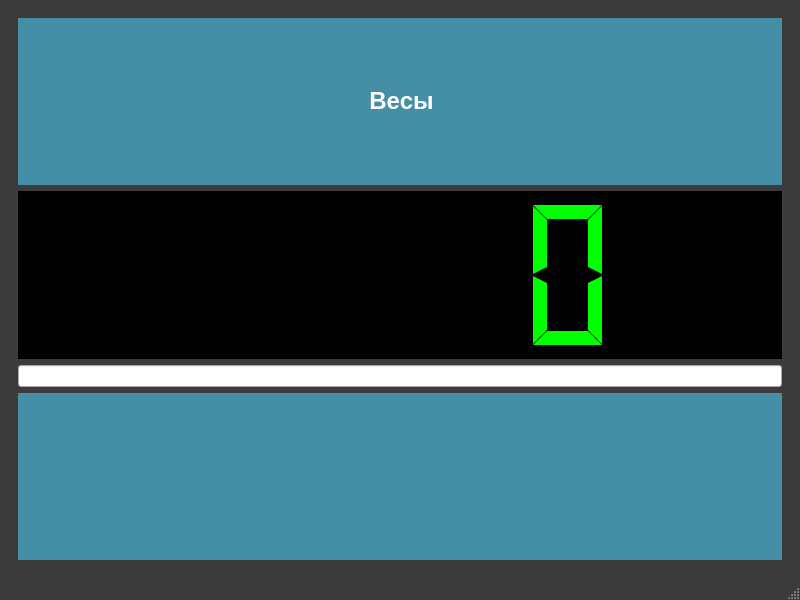
<?xml version="1.0" encoding="UTF-8"?>
<ui version="4.0">
 <class>MainWindow</class>
 <widget class="QMainWindow" name="MainWindow">
  <property name="windowModality">
   <enum>Qt::ApplicationModal</enum>
  </property>
  <property name="geometry">
   <rect>
    <x>0</x>
    <y>0</y>
    <width>800</width>
    <height>600</height>
   </rect>
  </property>
  <property name="windowTitle">
   <string>Весы</string>
  </property>
  <property name="styleSheet">
   <string notr="true">QMainWindow{
	background-color:#3a3b3a;
	color:#ffffff;
	border-color:#ffffff;
}
QTableView{
	background-color:#ffffff;
	alternate-background-color:#e2e2e2;
	color:#3a3b3a;
	border-style:solid;
	border-color:#ffffff;
	border-width:0px;
	selection-color:#ffffff;
	selection-background-color:#54b0cb;
}
QHeaderView::section{
    background-color:#448fa6;
	color:#ffffff;
	font:bold;
	height:40px;
	border: #ffffff;
	border-style:solid;
	border-width:0px;
}
QComboBox{
	background-color:#ffffff;
	border-style:solid;
	border-width:2px;
	border-color:#ffffff;
	color:#3a3b3a;
	width:50px;
	height:30px;
	font:bold;
	padding-left:5px
}
QComboBox QAbstractItemView {
	background-color:#ffffff;
	color:#3a3b3a;
    border: 2px solid #ffffff;
	padding-left:2px;
	padding-right:2px;
	padding-top:2px;
	padding-bottom:2px
}
QComboBox::drop-down {
   width: 24px;
   border: 2px;
}
QComboBox::down-arrow {
    image: url(&quot;./res/if_chevron-left.png&quot;);
    width: 16px;
    height: 16px;
}
QComboBox::down-arrow::hover {
    image: url(&quot;./res/if_chevron-down.png&quot;);
    width: 16px;
    height: 16px;
}
QDateEdit{
	background-color:#ffffff;
	border-style:solid;
	border-width:2px;
	border-color:#ffffff;
	color:#3a3b3a;
	width:150px;
	height:30px;
	font:bold;
	padding-left:5px
}
QDateEdit QAbstractItemView {
	background-color:#ffffff;
	color:#3a3b3a;;
}
QDateEdit::drop-down {
   width: 24px;
   border: 2px;
}
QDateEdit::down-arrow {
    image: url(&quot;./res/if_chevron-left.png&quot;);
    width: 16px;
    height: 16px;
}
QDateEdit::down-arrow::hover {
    image: url(&quot;./res/if_chevron-down.png&quot;);
    width: 16px;
    height: 16px;
}
QMenuBar{
	background-color:#3a3b3a;
	color:#ffffff;
	selection-color:#54b0cb;
	font:bold
}
QMenuBar::item::selected{
	background-color:#54b0cb;
	color:#ffffff;
	font:bold;
	padding-left:2px
}
QToolBar{
	background-color:#3a3b3a;
	color:#ffffff;
}
QMenu {
	background-color:#3a3b3a;
	color:#ffffff;
	font:bold;
	padding-left:2px;
}
QMenu::hover {
    background-color: #448fa6;
    color:#3a3b3a;
	font:bold
}
QMenu::item {
    background-color:#3a3b3a;
	color:#ffffff;
}
QMenu::item::selected{
	background-color:#54b0cb;
	color:#ffffff;
	padding-left:10px;
}
QTabWidget{
	background-color:#3a3b3a;
	color:#ffffff;
	border-color:#ffffff;
}
QTabBar::tab:right:selected{
    background-color:#448fa6;
	color:#ffffff;
	font:bold;
	height:60px;
	width: 30px;
	border: #448fa6;
	border-style:solid;
	border-width:2px;
}
QTabBar::tab:right:!selected{
    background-color:#3a3b3a;
	color:#ffffff;
	font:bold;
	height:60px;
	width: 30px;
	border: #448fa6;
	border-style:solid;
	border-width:2px;
}
QLabel{
	background-color:#448fa6;
	color:#ffffff;
	height:60px;
	width: 30px;
	border: #448fa6;
	border-style:solid;
	border-width:2px;
}</string>
  </property>
  <widget class="QWidget" name="centralwidget">
   <layout class="QHBoxLayout" name="horizontalLayout">
    <item>
     <widget class="QStackedWidget" name="stackedWidget">
      <property name="currentIndex">
       <number>0</number>
      </property>
      <widget class="QWidget" name="inputPage">
       <layout class="QVBoxLayout" name="verticalLayout">
        <item>
         <widget class="QLabel" name="headerLabel">
          <property name="text">
           <string>&lt;html&gt;&lt;head/&gt;&lt;body&gt;&lt;p align=&quot;center&quot;&gt;&lt;span style=&quot; font-size:18pt; font-weight:600;&quot;&gt;Весы&lt;/span&gt;&lt;/p&gt;&lt;/body&gt;&lt;/html&gt;</string>
          </property>
         </widget>
        </item>
        <item>
         <widget class="QLCDNumber" name="lcdNumber">
          <property name="styleSheet">
           <string notr="true">QLCDNumber{
	background-color:rgb(0, 0, 0);
	color:rgb(0, 255, 0)
}</string>
          </property>
          <property name="frameShadow">
           <enum>QFrame::Raised</enum>
          </property>
          <property name="lineWidth">
           <number>1</number>
          </property>
          <property name="segmentStyle">
           <enum>QLCDNumber::Flat</enum>
          </property>
         </widget>
        </item>
        <item>
         <widget class="QLineEdit" name="rfidInput">
          <property name="echoMode">
           <enum>QLineEdit::Password</enum>
          </property>
          <property name="alignment">
           <set>Qt::AlignCenter</set>
          </property>
         </widget>
        </item>
        <item>
         <widget class="QLabel" name="bottomLabel">
          <property name="text">
           <string/>
          </property>
         </widget>
        </item>
       </layout>
      </widget>
      <widget class="QWidget" name="successPage">
       <layout class="QVBoxLayout" name="verticalLayout_2">
        <item>
         <widget class="QLabel" name="successHeaderLabel">
          <property name="text">
           <string>&lt;html&gt;&lt;head/&gt;&lt;body&gt;&lt;p align=&quot;center&quot;&gt;&lt;span style=&quot; font-size:18pt; font-weight:600;&quot;&gt;Добро пожаловать, {}!&lt;/span&gt;&lt;/p&gt;&lt;/body&gt;&lt;/html&gt;</string>
          </property>
         </widget>
        </item>
        <item>
         <widget class="QLabel" name="successMiddleLabel">
          <property name="styleSheet">
           <string notr="true">QLabel{
	background-color:rgb(35, 35, 35);
	color:rgb(255, 255, 255);
	font-weight:bold
}</string>
          </property>
          <property name="text">
           <string>&lt;html&gt;&lt;head/&gt;&lt;body&gt;&lt;p align=&quot;center&quot;&gt;&lt;span style=&quot; font-size:14pt;&quot;&gt;Время прибытия на завод:&lt;/span&gt;&lt;/p&gt;&lt;p align=&quot;center&quot;&gt;&lt;span style=&quot; font-size:16pt;&quot;&gt;{}&lt;/span&gt;&lt;/p&gt;&lt;p align=&quot;center&quot;&gt;&lt;span style=&quot; font-size:14pt;&quot;&gt;Ожидайте приглашения на выгрузку.&lt;/span&gt;&lt;/p&gt;&lt;p align=&quot;center&quot;&gt;&lt;span style=&quot; font-size:14pt;&quot;&gt;На электронном табло будут указаны ваша фамилия и номер автомобиля.&lt;/span&gt;&lt;/p&gt;&lt;/body&gt;&lt;/html&gt;</string>
          </property>
         </widget>
        </item>
        <item>
         <spacer name="verticalSpacer">
          <property name="orientation">
           <enum>Qt::Vertical</enum>
          </property>
          <property name="sizeHint" stdset="0">
           <size>
            <width>20</width>
            <height>40</height>
           </size>
          </property>
         </spacer>
        </item>
       </layout>
      </widget>
      <widget class="QWidget" name="errorPage">
       <layout class="QVBoxLayout" name="verticalLayout_3">
        <item>
         <widget class="QLabel" name="errorHeaderLabel">
          <property name="styleSheet">
           <string notr="true">QLabel{
	background-color:rgb(255, 0, 0);
	color:rgb(255, 255, 255);
	font-weight:bold
}</string>
          </property>
          <property name="text">
           <string>&lt;html&gt;&lt;head/&gt;&lt;body&gt;&lt;p align=&quot;center&quot;&gt;&lt;span style=&quot; font-size:18pt; font-weight:600;&quot;&gt;Карта не зарегистрирована!&lt;/span&gt;&lt;/p&gt;&lt;/body&gt;&lt;/html&gt;</string>
          </property>
         </widget>
        </item>
        <item>
         <widget class="QLabel" name="errorMiddleLabel">
          <property name="styleSheet">
           <string notr="true">QLabel{
	background-color:rgb(35, 35, 35);
	color:rgb(255, 255, 255);
	font-weight:bold
}</string>
          </property>
          <property name="text">
           <string>&lt;html&gt;&lt;head/&gt;&lt;body&gt;&lt;p&gt;&lt;span style=&quot; font-size:14pt;&quot;&gt;Номер предъявленной карты не зарегистрирован в системе приемки. &lt;/span&gt;&lt;/p&gt;&lt;p&gt;&lt;span style=&quot; font-size:14pt;&quot;&gt;Обратитесь к оператору на бракплощадке.&lt;/span&gt;&lt;/p&gt;&lt;/body&gt;&lt;/html&gt;</string>
          </property>
         </widget>
        </item>
        <item>
         <spacer name="verticalSpacer_2">
          <property name="orientation">
           <enum>Qt::Vertical</enum>
          </property>
          <property name="sizeHint" stdset="0">
           <size>
            <width>20</width>
            <height>40</height>
           </size>
          </property>
         </spacer>
        </item>
       </layout>
      </widget>
      <widget class="QWidget" name="errorPage2">
       <layout class="QVBoxLayout" name="verticalLayout_4">
        <item>
         <widget class="QLabel" name="errorHeaderLabel2">
          <property name="styleSheet">
           <string notr="true">QLabel{
	background-color:rgb(255, 0, 0);
	color:rgb(255, 255, 255);
	font-weight:bold
}</string>
          </property>
          <property name="text">
           <string>&lt;html&gt;&lt;head/&gt;&lt;body&gt;&lt;p align=&quot;center&quot;&gt;&lt;span style=&quot; font-size:18pt;&quot;&gt;У вас есть незавершенный рейс!&lt;/span&gt;&lt;/p&gt;&lt;/body&gt;&lt;/html&gt;</string>
          </property>
         </widget>
        </item>
        <item>
         <widget class="QLabel" name="errorMiddleLabel2">
          <property name="styleSheet">
           <string notr="true">QLabel{
	background-color:rgb(35, 35, 35);
	color:rgb(255, 255, 255);
	font-weight:bold
}</string>
          </property>
          <property name="text">
           <string>&lt;html&gt;&lt;head/&gt;&lt;body&gt;&lt;p align=&quot;center&quot;&gt;&lt;span style=&quot; font-size:14pt;&quot;&gt;Рейс №{} от {}&lt;/span&gt;&lt;/p&gt;&lt;p align=&quot;center&quot;&gt;&lt;span style=&quot; font-size:14pt;&quot;&gt;Это может означать, что вы уже отметили прибытие &lt;/span&gt;&lt;/p&gt;&lt;p align=&quot;center&quot;&gt;&lt;span style=&quot; font-size:14pt;&quot;&gt;или в прошлый раз уехали не отметив выезд.&lt;/span&gt;&lt;/p&gt;&lt;p align=&quot;center&quot;&gt;&lt;span style=&quot; font-size:14pt;&quot;&gt;Обратитесь к оператору на бракплощадке.&lt;/span&gt;&lt;/p&gt;&lt;/body&gt;&lt;/html&gt;</string>
          </property>
         </widget>
        </item>
        <item>
         <spacer name="verticalSpacer_3">
          <property name="orientation">
           <enum>Qt::Vertical</enum>
          </property>
          <property name="sizeHint" stdset="0">
           <size>
            <width>20</width>
            <height>40</height>
           </size>
          </property>
         </spacer>
        </item>
       </layout>
      </widget>
     </widget>
    </item>
   </layout>
  </widget>
  <widget class="QMenuBar" name="menubar">
   <property name="geometry">
    <rect>
     <x>0</x>
     <y>0</y>
     <width>800</width>
     <height>30</height>
    </rect>
   </property>
  </widget>
  <widget class="QStatusBar" name="statusbar"/>
 </widget>
 <resources/>
 <connections/>
</ui>
